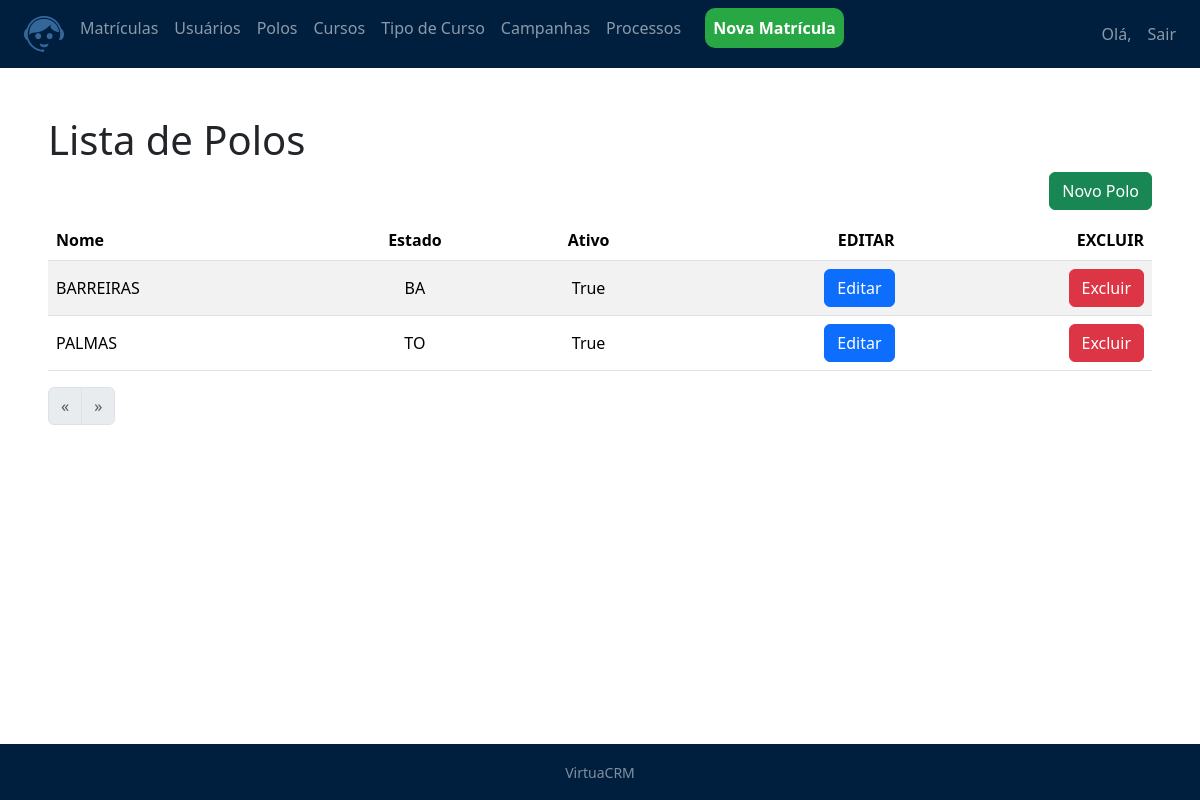
The app's page /matriculas/polo/ (signed in) with its own data.
### matriculas/models.py (models this page shows, shortened)
class cad_polos(models.Model):
    ESTADOS_UF = [
        ('AC', 'ACRE'),
        ('AL', 'ALAGOAS'),
        ('AP', 'AMAPÁ'),
        ('AM', 'AMAZONAS'),
        ('BA', 'BAHIA'),
        ('CE', 'CEARÁ'),
        ('DF', 'DISTRITO FEDERAL'),
        ('ES', 'ESPÍRITO SANTO'),
        ('GO', 'GOIÁS'),
        ('MA', 'MARANHÃO'),
        ('MT', 'MATO GROSSO'),
        ('MS', 'MATO GROSSO DO SUL'),
        ('MG', 'MINAS GERAIS'),
        ('PA', 'PARÁ'),
        ('PB', 'PARAÍBA'),
        ('PR', 'PARANÁ'),
        ('PE', 'PERNAMBUCO'),
        ('PI', 'PIAUÍ'),
        ('RJ', 'RIO DE JANEIRO'),
        ('RN', 'RIO GRANDE DO NORTE'),
        ('RS', 'RIO GRANDE DO SUL'),
        ('RO', 'RONDÔNIA'),
        ('RR', 'RORAIMA'),
        ('SC', 'SANTA CATARINA'),
        ('SP', 'SÃO PAULO'),
        ('SE', 'SERGIPE'),
        ('TO', 'TOCANTINS')
    ]
    nome = models.CharField(max_length=100)
    estado = models.CharField(max_length=2, choices=ESTADOS_UF)
    create_date = models.DateTimeField(auto_now_add=True)
    update_date = models.DateTimeField(auto_now=True)
    active = models.BooleanField(default=True)
    users = models.ManyToManyField(User, related_name='polos')
    class Meta:
        db_table = 'polos'
    def get_absolute_url(self):
        return reverse("matriculas:polo_update", kwargs={'id': self.id}) #Direciona para a url de edição
    def get_delete_url(self):
        return reverse("matriculas:polo_delete", kwargs={'id': self.id})# Exclui o resgistro

### matriculas/views.py (the view)
# urls.py: path('polo/', PoloListView.as_view(), name='polo_list'),
class PoloListView(LoginRequiredMixin, ListView):
    template_name = 'matriculas/polo_list.html'
    model = cad_polos
    queryset = cad_polos.objects.all()

### matriculas/templates/matriculas/polo_list.html (shortened to what this page needs)
{% extends 'model-page.html'%}
{% block content %}
<h1>Lista de Polos</h1>
<a href="{% url 'matriculas:polo_new' %}"
<button type="button" class="btn btn-success" style="float: right; margin-bottom: 10px;">Novo Polo</button>
</a>
<table class="table table table-striped">
    <thead>
        <tr>
          <th class="text-start align-middle">Nome</th>
          <th class="text-center align-middle">Estado</th>
          <th class="text-center align-middle">Ativo</th>
          <th class="text-end  align-middle">EDITAR</th>
          <th class="text-end  align-middle">EXCLUIR</th>
        </tr>
      </thead>
      <tbody>
        {% for polo in object_list %}
          <tr>
            <td class="text-start align-middle">{{polo.nome}}</td>
            <td class="text-center align-middle">{{polo.estado}}</td>
            <td class="text-center align-middle">{{polo.active}}</td>
            <td class="text-end align-middle"><a href = "{{ polo.get_absolute_url }}"><button type="button" class="btn btn-primary">Editar</button></td>
              <form method="POST" action="{{ polo.get_delete_url }}">{% csrf_token %}
                <td class="text-end align-middle"><button type="submit" class="btn btn-danger">Excluir</button></td>
              </form>
          </tr>
        {% endfor %}
      </tbody>
  </table>
  <ul class="pagination">
    {%if  page_obj.has_previous %}
      <li class="page-item">
        <a class="page-link" href="?page={{ page_obj.previous_page_number }}" aria-label="Previous">
          <span aria-hidden="true">&laquo;</span>
        </a>
      </li>
    {% else %}
      <li class="page-item disabled">
        <a class="page-link" href="#" aria-label="Previous">
          <span aria-hidden="true">&laquo;</span>
        </a>
      </li>
    {% endif %}
    {% if page_obj.has_next %}
      <li class="page-item">
        <a class="page-link" href="?page= {{ page_obj.next_page_number }}" aria-label="Next">
          <span aria-hidden="true">&raquo;</span>
        </a>
      </li>
    {% else %}
      <li class="page-item disabled">
        <a class="page-link" href="#" aria-label="Next">
          <span aria-hidden="true">&raquo;</span>
        </a>
      </li>
    {% endif %}
    </ul>
{% endblock %}

### core/templates/model-page.html (style rules this page uses)
html, body { height: 100%; }

### records on screen
cad_polos: nome "BARREIRAS", estado "BA", active "True"
cad_polos: nome "PALMAS", estado "TO", active "True"
